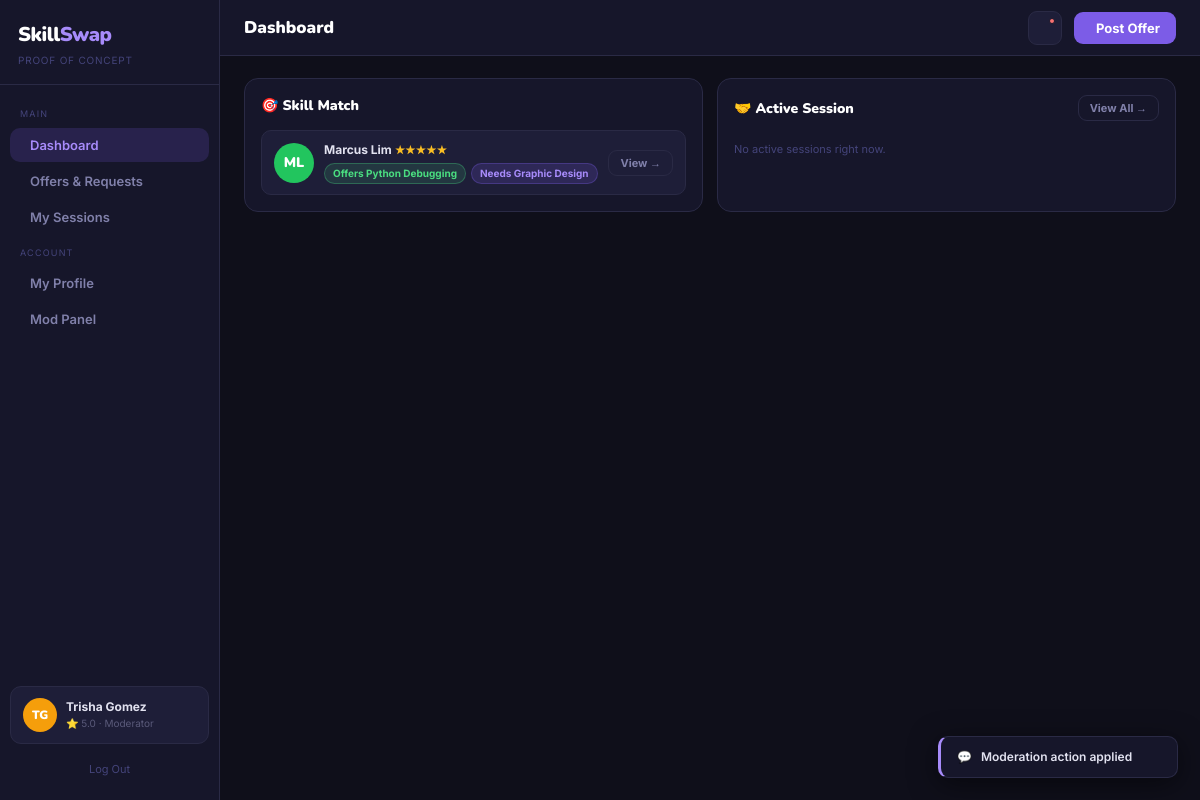
Page /index.php?status=moderation_enforced (signed in) on the committed database.
### tables this page shows
CREATE TABLE users (
    id              INT UNSIGNED AUTO_INCREMENT PRIMARY KEY,
    name            VARCHAR(100)    NOT NULL,
    email           VARCHAR(150)    NOT NULL UNIQUE,
    password_hash   VARCHAR(255)    NOT NULL,
    role            ENUM('Member','Moderator') NOT NULL DEFAULT 'Member',
    bio             TEXT,
    skills_offer    VARCHAR(255)    DEFAULT 'None',
    skills_need     VARCHAR(255)    DEFAULT 'None',
    trust_score     DECIMAL(3,2)    NOT NULL DEFAULT 5.00,
    created_at      TIMESTAMP       NOT NULL DEFAULT CURRENT_TIMESTAMP
);

CREATE TABLE listings (
    id              INT UNSIGNED AUTO_INCREMENT PRIMARY KEY,
    user_id         INT UNSIGNED    NOT NULL,
    title           VARCHAR(200)    NOT NULL,
    category        VARCHAR(50)     NOT NULL DEFAULT 'tech',
    skills_offer    VARCHAR(255)    NOT NULL,
    skills_need     VARCHAR(255)    NOT NULL,
    description     TEXT,
    created_at      TIMESTAMP       NOT NULL DEFAULT CURRENT_TIMESTAMP,
    CONSTRAINT fk_listings_user
        FOREIGN KEY (user_id) REFERENCES users(id) ON DELETE CASCADE
);

### backend.php (called while the page is built, shortened)
<?php
require_once __DIR__ . '/db_connect.php';
function get_logged_in_user(PDO $pdo): ?array {
    $stmt = $pdo->prepare('SELECT id, name, email, role, bio, skills_offer, skills_need, trust_score FROM users WHERE id = ?');
    $stmt->execute([$_SESSION['user_id']]);
    $user = $stmt->fetch();
    return $user ?: null;
}
$active_user = get_logged_in_user($pdo);
if ($active_user) {
    $stmt = $pdo->prepare(
        'SELECT id, text, type, is_read FROM notifications
         WHERE user_id = ? OR user_id IS NULL
         ORDER BY created_at DESC LIMIT 20'
    );
    $stmt->execute([$active_user['id']]);
    $notifications = $stmt->fetchAll();
} else {
    $stmt = $pdo->query('SELECT id, text, type FROM notifications WHERE user_id IS NULL ORDER BY created_at DESC LIMIT 20');
    $notifications = $stmt->fetchAll();
}
if ($active_user) {
    $stmt = $pdo->prepare(
        'SELECT l.id, l.title, l.skills_offer, l.skills_need, u.name AS user_name, u.trust_score
         FROM listings l JOIN users u ON u.id = l.user_id
         WHERE l.user_id != ?
         ORDER BY RAND() LIMIT 1'
    );
    $stmt->execute([$active_user['id']]);
    $suggested_match = $stmt->fetch() ?: null;
}
$dashboard_session = null;
?>

### index.php (the view, shortened to what this page needs)
<?php
require_once __DIR__ . '/backend.php';
function initials(string $name): string {
    $parts = preg_split('/\s+/', trim($name));
    $letters = strtoupper(substr($parts[0] ?? '', 0, 1) . substr($parts[1] ?? '', 0, 1));
    return $letters ?: '?';
}
$palette = ['#7c5ce7', '#ec4899', '#22c55e', '#f59e0b', '#3b82f6', '#ef4444'];
function avatar_color(int $seed, array $palette): string {
    return $palette[$seed % count($palette)];
}
function stars(float $score): string {
    $full = round($score);
    return str_repeat('★', (int)$full) . str_repeat('☆', 5 - (int)$full);
}
?>
<!DOCTYPE html>
<html lang="en">
<head>
  <link rel="stylesheet" href="https://cdn.jsdelivr.net/npm/@tabler/icons-webfont@3.19.0/dist/tabler-icons.min.css">
</head>
<body>
<?php if (!$active_user): ?>
  <div class="auth-wrap">
    <div class="auth-card">
      <div class="logo" style="border:none;padding:0 0 18px;text-align:center">
        <div class="logo-text">Skill<span>Swap</span></div>
        <div class="logo-sub">Trade skills, not cash</div>
      </div>
      <div class="auth-tabs">
        <div class="auth-tab active" id="tab-login" onclick="showAuthForm('login')">Log In</div>
        <div class="auth-tab" id="tab-signup" onclick="showAuthForm('signup')">Sign Up</div>
      </div>
      <form class="auth-form active" id="form-login" method="POST" action="backend.php">
        <input type="hidden" name="action" value="login">
        <label class="form-label">Email</label>
        <input class="form-ctrl" type="email" name="email" required>
        <label class="form-label">Password</label>
        <input class="form-ctrl" type="password" name="password" required>
        <button class="btn btn-primary w100" type="submit">Log In →</button>
      </form>
      <form class="auth-form" id="form-signup" method="POST" action="backend.php">
        <input type="hidden" name="action" value="signup">
        <label class="form-label">Display Name</label>
        <input class="form-ctrl" type="text" name="name" required>
        <label class="form-label">Email</label>
        <input class="form-ctrl" type="email" name="email" required>
        <label class="form-label">Password</label>
        <input class="form-ctrl" type="password" name="password" required>
        <label class="form-label">Skill You Can Offer</label>
        <input class="form-ctrl" type="text" name="skills_offer" placeholder="e.g. Python Debugging">
        <label class="form-label">Skill You're Looking For</label>
        <input class="form-ctrl" type="text" name="skills_need" placeholder="e.g. Graphic Design">
        <button class="btn btn-primary w100" type="submit">Create Account 🚀</button>
      </form>
    </div>
  </div>
<?php else: ?>
  <aside class="sidebar">
    <div class="logo">
      <div class="logo-text">Skill<span>Swap</span></div>
      <div class="logo-sub">Proof of Concept</div>
    </div>
    <nav class="nav">
      <div class="nav-label">Main</div>
      <button class="nav-btn active" onclick="goTo('dashboard',this)"><i class="ti ti-bolt"></i> Dashboard</button>
      <button class="nav-btn" onclick="goTo('offers',this)"><i class="ti ti-arrows-exchange"></i> Offers &amp; Requests</button>
      <button class="nav-btn" onclick="goTo('sessions',this)"><i class="ti ti-handshake"></i> My Sessions</button>
      <div class="nav-label">Account</div>
      <button class="nav-btn" onclick="goTo('profile',this)"><i class="ti ti-user"></i> My Profile</button>
      <?php if ($active_user['role'] === 'Moderator'): ?>
        <button class="nav-btn" onclick="goTo('mod',this)"><i class="ti ti-shield"></i> Mod Panel</button>
      <?php endif; ?>
    </nav>
    <a class="sidebar-user" onclick="goTo('profile',null)">
      <div class="avatar av-sm" style="background:<?= avatar_color((int)$active_user['id'], $palette) ?>"><?= htmlspecialchars(initials($active_user['name'])) ?></div>
      <div>
        <div style="font-size:12px;font-weight:700;color:#e2e2f0"><?= htmlspecialchars($active_user['name']) ?></div>
        <div style="font-size:10px;color:#5a5a7a">⭐ <?= number_format((float)$active_user['trust_score'], 1) ?> · <?= htmlspecialchars($active_user['role']) ?></div>
      </div>
    </a>
    <a class="sidebar-logout" href="backend.php?logout=1"><i class="ti ti-logout"></i> Log Out</a>
  </aside>
  <main class="main">
    <div class="topbar">
      <div class="topbar-title" id="topbar-title">Dashboard</div>
      <div class="notif-wrap">
        <div class="notif-btn" onclick="document.getElementById('notif-dropdown').classList.toggle('open')">
          <?php if (count($notifications) > 0): ?><span class="notif-dot"></span><?php endif; ?>
        </div>
      </div>
      <button class="btn btn-primary" onclick="openModal('modal-offer')"><i class="ti ti-plus"></i> Post Offer</button>
    </div>
    <div class="content">
      <div class="page active" id="page-dashboard">
        <div class="dash-grid">
          <div class="card">
            <div class="card-title">🎯 Skill Match</div>
            <?php if ($suggested_match): ?>
              <div class="match-item">
                <div class="avatar av-md" style="background:<?= avatar_color((int)$suggested_match['id'], $palette) ?>"><?= htmlspecialchars(initials($suggested_match['user_name'])) ?></div>
                <div class="match-info">
                  <div class="match-name"><?= htmlspecialchars($suggested_match['user_name']) ?> <span style="color:var(--amber);font-size:10px"><?= stars((float)$suggested_match['trust_score']) ?></span></div>
                  <div class="match-chips">
                    <span class="chip chip-green">Offers <?= htmlspecialchars($suggested_match['skills_offer']) ?></span>
                    <span class="chip chip-purple">Needs <?= htmlspecialchars($suggested_match['skills_need']) ?></span>
                  </div>
                </div>
                <button class="btn btn-outline btn-sm" onclick="goTo('offers',null)">View →</button>
              </div>
            <?php else: ?>
              <div class="empty-note">No other listings yet — check back soon.</div>
            <?php endif; ?>
          </div>
          <div class="card">
            <div class="card-title">🤝 Active Session
              <button class="btn btn-outline btn-sm" onclick="goTo('sessions',null)">View All →</button>
            </div>
            <?php if ($dashboard_session): ?>
              <div class="session-item">
                <div class="session-head">
                  <span class="session-title"><?= htmlspecialchars($dashboard_session['title']) ?></span>
                  <span class="badge badge-active">Active</span>
                </div>
                <div class="milestones">
                  <?php for ($i = 1; $i <= 3; $i++): ?>
                    <div class="ms <?= $i < $dashboard_session['milestone'] ? 'done' : ($i == $dashboard_session['milestone'] ? 'curr' : '') ?>"></div>
                  <?php endfor; ?>
                </div>
                <div class="session-foot">
                  <span class="session-peer">with <?= htmlspecialchars($dashboard_session['peer_name']) ?></span>
                  <a class="btn btn-green btn-sm" href="backend.php?workflow_action=advance_milestone&target_id=<?= (int)$dashboard_session['id'] ?>">✔ Confirm Milestone</a>
                </div>
              </div>
            <?php else: ?>
              <div class="empty-note">No active sessions right now.</div>
            <?php endif; ?>
          </div>
        </div>
      </div>
    </div>
  </main>
<?php endif; ?>
<div id="toast-wrap"></div>
</body>
</html>

### rows in the picture
users: name "TG", name "Trisha Gomez", trust_score "5.0", role "Moderator"
listings: user.name "ML", user.name "Marcus Lim", user.trust_score "★★★★★", skills_offer "Python Debugging", skills_need "Graphic Design"
